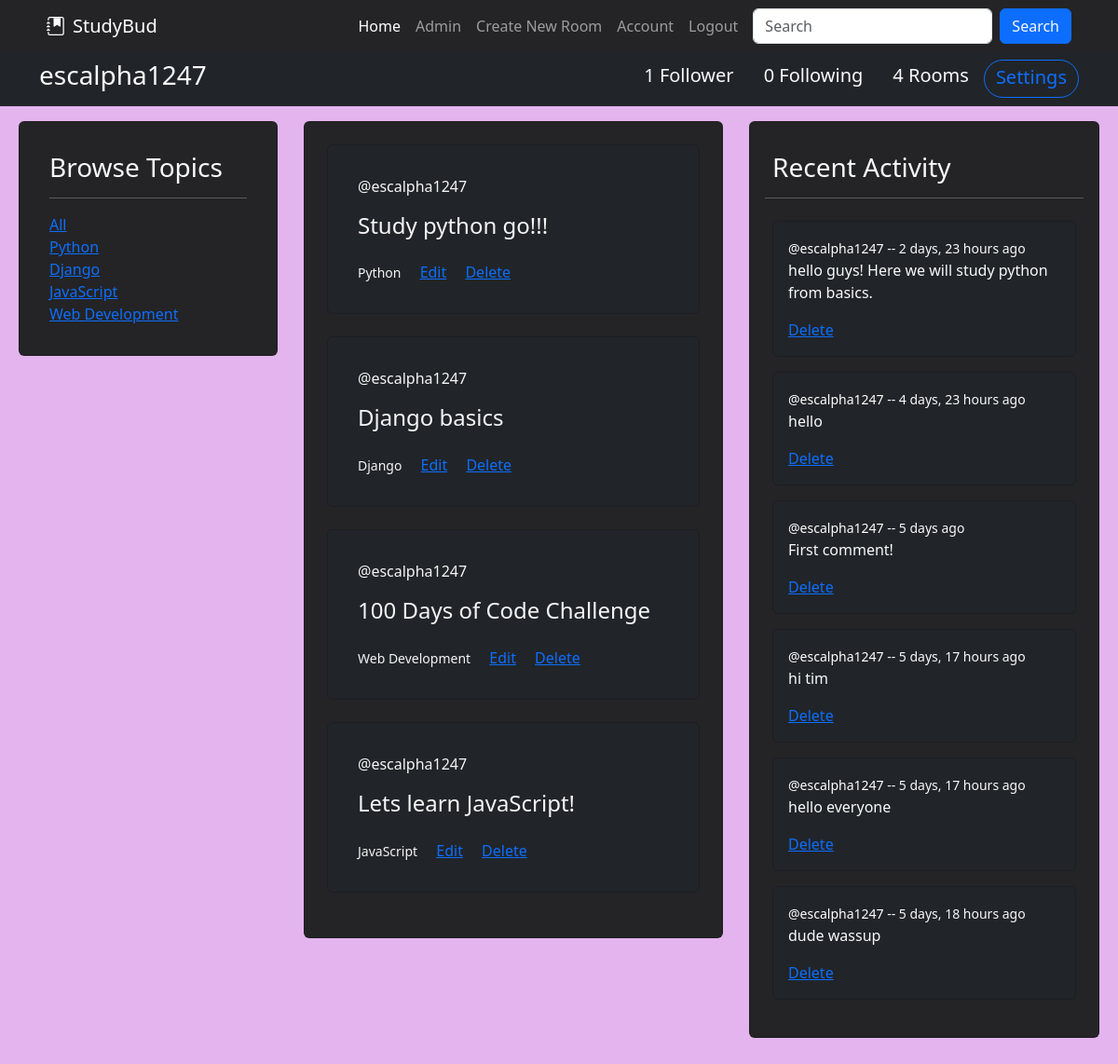
/profile/1/ (signed in), run on the app's committed database.
### base/models.py (models this page shows, shortened)
class Topic(models.Model):
    name = models.CharField(max_length=200)

class Room(models.Model):
    host = models.ForeignKey(User, on_delete=models.SET_NULL, null=True)
    topic = models.ForeignKey(Topic, on_delete=models.SET_NULL, null=True)
    name = models.CharField(max_length=200)
    description = models.TextField(null=True, blank=True) # Null is allowed, by default is false!
    participants = models.ManyToManyField(User, related_name='participants', blank=True)
    updated = models.DateTimeField(auto_now=True) # takes snapshot everytime its saved
    created = models.DateTimeField(auto_now_add=True) # only takes snapshot when saved first time
    class Meta:
        ordering = ['-updated', '-created'] # '-' sign makes newer one come at top

class Message(models.Model):
    user = models.ForeignKey(User, on_delete=models.CASCADE)
    room = models.ForeignKey(Room, on_delete=models.CASCADE) # This will delete all messages in a room after the room is deleted.
    body = models.TextField() # required
    updated = models.DateTimeField(auto_now=True) # takes snapshot everytime its saved
    created = models.DateTimeField(auto_now_add=True) # only takes snapshot when saved first time
    class Meta:
        ordering = ['-updated', '-created']
    def __str__(self):
        return self.body[0:50] # we want only first 50 messages for preview

### base/views.py (the view)
# urls.py: path('profile/<str:pk>/', views.userProfile, name="profile"),
def userProfile(request, pk):
    q = request.GET.get('q') if request.GET.get('q') != None else ''
    user = User.objects.get(id=pk)
    follower = request.user.username
    topics = Topic.objects.all()
    rooms = user.room_set.filter(
        Q(name__icontains=q),
    )[:6]
    room_messages = user.message_set.filter(
        Q(body__icontains=q),
        Q(room__name__icontains=q),
    )[:6]
    if FollowersCount.objects.filter(follower=follower, user=user.username).first():
        button_text = "Unfollow"
    else:
        button_text = "Follow"
    user_followers = len(FollowersCount.objects.filter(user=user.username))
    user_following = len(FollowersCount.objects.filter(follower=user.username))
    user_rooms = len(Room.objects.filter(host=user.id))
    context = {'user':user, 'topics':topics, 'rooms':rooms, 'room_messages':room_messages, 'button_text':button_text, 'user_rooms':user_rooms, 'user_followers':user_followers, 'user_following':user_following}
    return render(request, 'base/user.html', context)

### base/templates/base/user.html (shortened to what this page needs)
{% extends 'main.html' %}
{% load static %}
{% block content %}
{% if rq == "account" %}
<div class="container-fluid px-0">
    <nav class="navbar navbar-expand-lg navbar-dark bg-dark text-light">
        <div class="container">
            <h3>{{ user.username }}</h3>
            <button class="navbar-toggler" data-bs-toggle="collapse" data-bs-target="#navmenu">
                <span class="navbar-toggler-icon"></span>
            </button>
            <div class="collapse navbar-collapse" id="navmenu">
                <ul class="navbar-nav ms-auto">
                    <li class="nav-item px-3"><h5>Followers</h5></li>
                    <li class="nav-item px-3"><h5>Following</h5></li>
                    <li class="nav-item px-3"><h5>Posts</h5></li>
                </ul>
            </div>
        </div>
    </nav>
    <div class="container-fluid px-4 py-0">
        <div class="row px-3">
            <div class="col-3 p-2">
                <div class="card py-2">
                    <div class="card-body">
                        <h3 class="card-title">Following</h3>
                        <hr>
                    </div>
                </div>
            </div>
            <div class="col-5 p-2">
                <div class="card py-2">
                    <div class="card-body">
                        <h3 class="card-title">For You</h3>
                        <hr>
                    </div>
                </div>
            </div>
            <div class="col-4 p-2">
                <div class="card py-2">
                    <div class="card-body">
                        <h3 class="card-title">Recent Posts</h3>
                        <hr>
                    </div>
                </div>
            </div>
        </div>
    </div>
</div>
{%else%}
<div class="container-fluid px-0">
    <nav class="navbar navbar-expand-lg navbar-dark bg-dark text-light">
        <div class="container">
            <h3>{{ user.username }}</h3>
            <div class="collapse navbar-collapse" id="navmenu">
                <ul class="navbar-nav ms-auto">
                    {% if user_followers == 1 %}
                    <li class="nav-item px-3"style="margin: auto;"><h5>{{user_followers}} Follower</h5></li>
                    {%else%}
                    <li class="nav-item px-3"style="margin: auto;"><h5>{{user_followers}} Followers</h5></li>
                    {% endif %}
                    <li class="nav-item px-3"style="margin: auto;"><h5>{{user_following}} Following</h5></li>
                    <li class="nav-item px-3" style="margin: auto;"><h5>{{user_rooms}} Rooms</h5></li>
                    {% if request.user.username == user.username %}
                    <button class="btn btn-outline-primary rounded-pill" style="padding-bottom:1px;"><h5>Settings</h5></button>
                    {% endif %}
                </ul>
            </div>
        </div>
    </nav>
    <div class="container-fluid px-4 py-0">
        <div class="row py-2">
            <div class="col-3 p-2">
                {% include 'base/topics_comp.html' %}
            </div>
            <div class="col-5 p-2">
                <div class="container">
                    <div class="card py-4" style="background-color: #242426">
                        {% include 'base/feed_comp.html' %}
                    </div>
                </div>
            </div>
            <div class="col-4 p-2">
                {% include 'base/activity_comp.html' %}
            </div>
        </div>
    </div>
</div>
{%endif%}
{% endblock content %}

### base/templates/base/topics_comp.html
<div class="container px-0 pb-4">
    <div class="card container text-light p-3" style="background-color: #242426;width: 1fr;">
        <div class="card-body">
            <h3 class="card-title">Browse Topics</h3>
            <hr />
            <div class="card-link">
                <a href="?q=">All</a>
            </div>
            {% for topic in topics %}
            <div class="card-link ms-auto">
                <a href="?q={{topic.name}}">{{ topic.name }}</a>
            </div>
            {% endfor %}
        </div>
    </div>
</div>

### base/templates/base/feed_comp.html
<div class="row px-4">
    {% for room in rooms %}
    <div class="container pb-4">
        <div class="card bg-dark text-light p-3">
            <div class="card-body">
                <span class="card-link"><a style="color: whitesmoke; text-decoration: none;" href="{% url 'profile' room.host.id %}">@{{ room.host.username }}</a></span>
                <h4 class="card-title py-3">
                    <a href="{% url 'room' room.id %}" style="color: whitesmoke; text-decoration: none;" class="">{{ room.name }}</a>
                </h4>
                <small class="card-subtitle card-link mb-2 text-light"><a style="color: whitesmoke; text-decoration: none;" href="{% url 'home' %}?q={{room.topic.name}}">{{ room.topic.name }}</a></small>
                {% if request.user == room.host %}
                <a href="{% url 'update-room' room.id %}" class="card-link">Edit</a>
                <a href="{% url 'delete-room' room.id %}" class="card-link">Delete</a>
                {% endif %}
            </div>
        </div>
    </div>
    {% endfor %}
</div>

### base/templates/base/activity_comp.html (shortened to what this page needs)
<div class="container px-0 pb-4" style="width: 1fr;">
    <div class="card container text-light p-3" style="background-color: #242426;">
        <div class="card-body px-0">
            <h3 class="card-title px-2">Recent Activity</h3>
            <hr />
            {% for message in room_messages %}
                <div class="container-fluid p-2">
                    <div class="card bg-dark text-light">
                        <div class="card-body">
                            <small class="card-link"><a href="{% url 'profile' message.user.id %}" class="links">@{{message.user}}</a> -- {{message.created|timesince}} ago</small>
                            <p>{{message}}</p>
                            {% if request.user == message.user %}
                            <a href="{% url 'delete-message' message.id %}" class="card-link">Delete</a>
                            {%endif%}
                        </div>
                    </div>
                </div>
            {% endfor %}
        </div>
    </div>
</div>

### static/styles/main.css (style rules this page uses)
body { background-color:#e4b4ef; }

### base/templates/base/activity_comp.html (style rules this page uses)
.links { color: white; text-decoration: none; }

### data on the page
Topic: name "Python"
Topic: name "Django"
Topic: name "JavaScript"
Topic: name "Web Development"
Room: host.username "escalpha1247", name "Study python go!!!", topic.name "Python", shows "Edit"
Room: host.username "escalpha1247", name "Django basics", topic.name "Django", shows "Edit"
Room: host.username "escalpha1247", name "100 Days of Code Challenge", topic.name "Web Development", shows "Edit"
Room: host.username "escalpha1247", name "Lets learn JavaScript!", topic.name "JavaScript", shows "Edit"
Message: user "escalpha1247", created "2 days, 23 hours", body "hello guys! Here we will study python from basics.", shows "Delete"
Message: user "escalpha1247", created "4 days, 23 hours", body "hello", shows "Delete"
Message: user "escalpha1247", created "5 days", body "First comment!", shows "Delete"
Message: user "escalpha1247", created "5 days, 17 hours", body "hi tim", shows "Delete"
Message: user "escalpha1247", created "5 days, 17 hours", body "hello everyone", shows "Delete"
Message: user "escalpha1247", created "5 days, 18 hours", body "dude wassup", shows "Delete"

### other printed values
{{ user.username }} "escalpha1247"
{{ user_followers }} "1"
{{ user_following }} "0"
{{ user_rooms }} "4"
